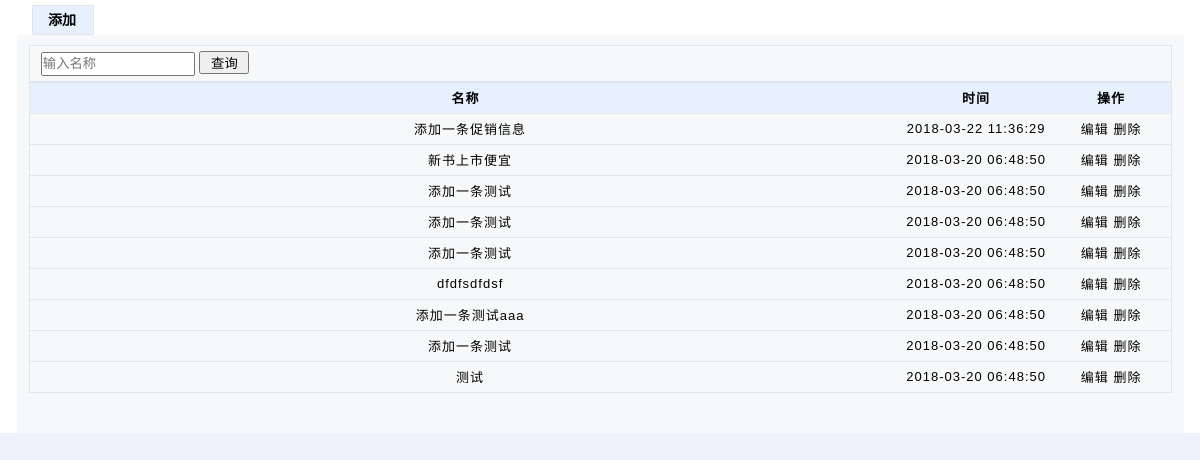
/admin/content1_list.php (signed in), run on the app's committed database.
### tables this page shows
CREATE TABLE IF NOT EXISTS `content1` (
  `id` int(10) NOT NULL AUTO_INCREMENT,
  `pid` int(4) NOT NULL DEFAULT '0' COMMENT '类型id',
  `categoryid` int(4) NOT NULL DEFAULT '0' COMMENT '分类id',
  `title` varchar(50) DEFAULT NULL COMMENT '标题',
  `content` text COMMENT '详细介绍',
  `addtime` timestamp NOT NULL DEFAULT CURRENT_TIMESTAMP,
  `apv` int(4) NOT NULL DEFAULT '0' COMMENT '点击',
  PRIMARY KEY (`id`)
);

### common/func_db.php (called while the page is built, shortened)
<?php
	function db_get_all($sql) {
		$result=db_query($sql);
		$rs = array();
		while( $row = mysql_fetch_array($result)){
			$rs[] = $row;
		}
		return $rs;
	}
	function db_get_page($sql,$page,$page_size) {
		$page = $page*1?$page:1;
		$sumss = db_query($sql);
		$total = db_num_rows($sumss);
		$start = ($page-1)*$page_size;
		$rs_sql = $sql." limit $start,$page_size";
		$rsData = db_get_all($rs_sql);
		$pageA = array();
		$pageA["page"] = $page;
		$pageA["page_size"] = $page_size;
		$pageA["total"] = $total;
		$pageA["data"] = $rsData;
		return $pageA;
	}
	function db_query($sql,$dbconn='')
	{
		Return mysql_query($sql);
	}
	function db_num_rows($result)
	{
		Return mysql_num_rows($result);
	}
?>

### admin/content1_list.php (the view, shortened to what this page needs)
<?php
	$tb_name="content1";
	$page = $_REQUEST["page"]?$_REQUEST["page"]:1;
	$where_sql = "1=1";
	$list = db_get_page("select * from $tb_name where $where_sql order by id desc", $page,10);
	if ($page*1>$content1["page"]*1){
		$page = $content1["page"];
	}
	$Page = new PageWeb($list["total"],$list["page_size"], "&title=".$_REQUEST["title"]."&categoryid=".$_REQUEST["categoryid"], $page);
	$page_show = $Page->show();
?>
<?php include_once("base.php");?>
<body>
<table width="100%" border="0" cellpadding="0" cellspacing="0">
	<tr>
		<td width="17" rowspan="2" valign="top" bgcolor="#FFFFFF"></td>
		<td valign="top">
			<table width="100%" height="31" border="0" cellpadding="0" cellspacing="0">
				<tr bgcolor="#FFFFFF"><td height="31"><div class="title"><a href="<?php echo $tb_name;?>_edit.php?categoryid=<?php echo $_REQUEST["categoryid"];?>">添加</a></div></td></tr>
			</table>
		</td>
		<td width="16" rowspan="2" bgcolor="#FFFFFF"></td>
	</tr>
	<tr>
	<td valign="top" bgcolor="#F7F8F9">
		<table width="100%" border="0" align="center" cellpadding="0" cellspacing="0">
			<tr><td colspan="4" height="10"></td></tr>
            <tr><td width="1%">&nbsp;</td><td width="96%">
            <table width="100%" class="cont">
			<tr>
            <td width="1%"></td>
            <td>
            <form id="pagerForm" action="?" method="post">
                 <input type="text" name="title" class="text" value="<?php echo $_REQUEST["title"]; ?>" placeholder="输入名称"/>
				<button type="submit"  id="chaxun" class="btn">查询</button>
			</form></td></tr></table>
            </td><td width="1%">&nbsp;</td></tr>
			<tr>
				<td width="1%">&nbsp;</td>
				<td width="96%">
					<table width="100%">
						<td colspan="2">
							<table width="100%"  class="cont tr_color">
								<tr>
									<th>名称</th>
                                    <th width="150">时间</th>
									<th width="120">操作</th>
								</tr>
                                <?php
									foreach($list["data"] as $row) {
								?>
								<tr align="center" class="d">
									<td>&nbsp;&nbsp;<?php echo $row['title'];?></td>
                                    <td align="center"><?php echo $row['addtime'];?></td>
									<td align="center"><a href="<?php echo $tb_name;?>_edit.php?categoryid=<?php echo $row['categoryid'];?>&id=<?php echo $row['id'];?>">编辑</a> <a href="del.php?id=<?php echo $row['id'];?>&del=<?php echo $tb_name;?>" onclick='return confirm("真的要删除?不可恢复!");'>删除</a></td>
								</tr>
                                <?php } ?>
							</table>
						</td>
					</tr>
					</table>
					<table width="100%" border="0" align="center" cellpadding="3" cellspacing="1">
                        <tr>
                          <td align="center"><?php echo $page_show;?></td>
                        </tr>
                      </table>
					</td>
					<td width="1%">&nbsp;</td>
				</tr>
				<tr><td height="20"></td></tr>
			</table>
</body>
</html>

### admin/style/skin.css (style rules this page uses)
* { margin:0; padding:0;font-family:Arial,"Arial Black","微软雅黑","宋体"; }
a { text-decoration:none; color:#000; }
table { border-collapse:collapse; }
table.cont { font-size:13px;letter-spacing:1px;border:1px solid #E1E5EE; }
table.cont tr td { height:20px;padding:5px 0;border-bottom:1px solid #E1E5EE; }
table.cont tr th { height:20px;padding:5px 0;border-bottom:1px solid #E1E5EE;background-color:#E7F1FE; }
table.cont input.text { height:20px;width:150px; }
table.cont .btn { width:50px; }
body { font-size:12px;color:#000;background-color:#EEF2FB; }
.title { margin:0 5px;width:125px; font-size:15px;line-height:28px;font-weight:bold;display:block;text-indent:15px;padding-top:5px;float:left; }
.title a { width:60px; font-size:14px;line-height:28px;font-weight:bold;display:block;float:left; margin-left:10px; background:#E7F1FE;border: 1px solid #E1E5EE; }

### data on the page
content1: title "添加一条促销信息", addtime "2018-03-22 11:36:29"
content1: title "新书上市便宜", addtime "2018-03-20 06:48:50"
content1: title "添加一条测试", addtime "2018-03-20 06:48:50"
content1: title "添加一条测试", addtime "2018-03-20 06:48:50"
content1: title "添加一条测试", addtime "2018-03-20 06:48:50"
content1: title "dfdfsdfdsf", addtime "2018-03-20 06:48:50"
content1: title "添加一条测试aaa", addtime "2018-03-20 06:48:50"
content1: title "添加一条测试", addtime "2018-03-20 06:48:50"
content1: title "测试", addtime "2018-03-20 06:48:50"
